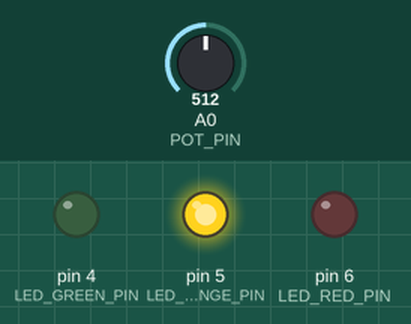
A sketch run on a simulated Arduino Uno, built with avr-gcc and run on an emulated ATmega328P. Shown: output pins drawn as LEDs (lit = HIGH). Inputs (shaded band) come from the test bench; at power-on: A0 (POT_PIN) = 512. What the sketch prints to the serial monitor is not drawn.

Above: at 1.2 s.
1.3 s: A0 (POT_PIN) set to 359
3.5 s: A0 (POT_PIN) set to 328
At 3.9 s:
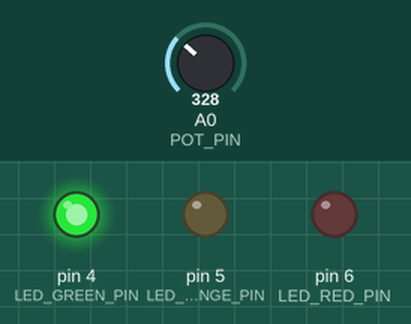
5.0 s: A0 (POT_PIN) set to 692
At 5.4 s:
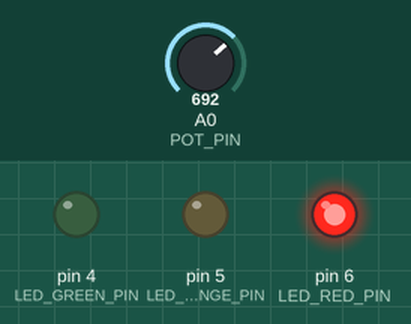
6.5 s: A0 (POT_PIN) set to 670
At 7.0 s:
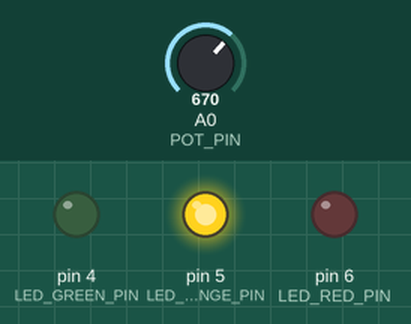
8.5 s: A0 (POT_PIN) set to 331
At 9.5 s:
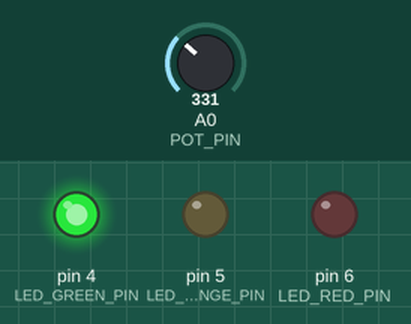
Timing chart, 0 to 11.0 s (numbered marks = the images above; inputs shaded):
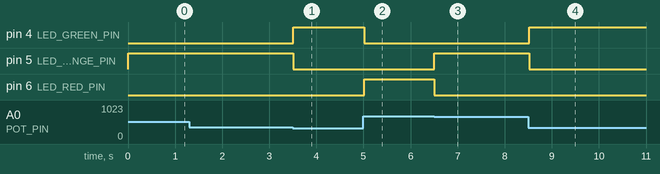

The sketch:

Level_Meter.ino
```cpp
/*
* 3 Point level meter
* (c) 2023 https://phinalabs.com
*
* ----- components -----
* 1 | Potentiometer
* 2 | LEDS - Green, Orange, Red
* 3 | Jumpers
*
* ----- pinouts -----
* A0 | Potentiometer output
* D3 | LED Green
* D4 | LED Orange
* D5 | LED Red
* -------------------
*/

//potentiometer pin
#define POT_PIN A0
//green pin
#define LED_GREEN_PIN 4
//orange pin
#define LED_ORANGE_PIN 5
//red pin
#define LED_RED_PIN 6

//levels - 3 point
enum LEVELS {
  LEVEL_MIN = 1,  //minimum
  LEVEL_MID,      //middle
  LEVEL_MAX       //maximum
};

//wait time to send commands
const int wait_delay = 500;
//variable to hold previous time
unsigned long int previous_millis = 0;

//send function handler
void sendValue(uint16_t value) {
  //send start command
  Serial.write(0xc8);
  //send LSB
  Serial.write((value & 0xff));
  //send MSB
  Serial.write(((value >> 8) & 0xff));
  //end command
  Serial.write('\r');
}

//return a level point between 1-3
uint8_t getLevel(uint16_t value) {  //min
  if (value >= 0 && value <= 341) {
    return LEVEL_MIN;
  } else if (value > 341 && value <= 682) {  //mid
    return LEVEL_MID;
  } else {  //max
    return LEVEL_MAX;
  }
}

//set LED level
void setLedLevel(uint8_t level) {
  //set all leds off
  digitalWrite(LED_GREEN_PIN, LOW);
  digitalWrite(LED_ORANGE_PIN, LOW);
  digitalWrite(LED_RED_PIN, LOW);
  //set level led
  switch (level) {
    case LEVEL_MIN:  //minimum
      digitalWrite(LED_GREEN_PIN, HIGH);
      break;
    case LEVEL_MID:  //middle
      digitalWrite(LED_ORANGE_PIN, HIGH);
      break;
    case LEVEL_MAX:  //maximum
      digitalWrite(LED_RED_PIN, HIGH);
      break;
    default: break;
  };
}

//setup
void setup() {
  Serial.begin(57600);
  //set LED pins as outputs
  pinMode(LED_GREEN_PIN, OUTPUT);
  pinMode(LED_ORANGE_PIN, OUTPUT);
  pinMode(LED_RED_PIN, OUTPUT);
}

//loop
void loop() {
  //read analog value from the potentiometer
  uint16_t value = analogRead(POT_PIN);
  //get level
  uint8_t level = getLevel(value);
  //set level
  setLedLevel(level);
  //send to display after wait time
  if ((millis() - previous_millis) > wait_delay) {
    //map analog to level values
    int value_percent = map(value, 0, 1023, 0, 100);
    //send to display
    sendValue(value_percent);
    //set previous wait time
    previous_millis = millis();
  }
  //delay a little bit
  delay(20);
}
```

Measured:
- the behaviour switches between 342 and 341 on A0 (POT_PIN) (found by bisection; images 0 and 1)
- the behaviour switches between 683 and 682 on A0 (POT_PIN) (found by bisection; images 2 and 3)
- after the input at 3.5 s, pin 4 (LED_GREEN_PIN): LOW → HIGH at once; pin 5 (LED_ORANGE_PIN): HIGH → LOW at once
- after the input at 5.0 s, pin 4 (LED_GREEN_PIN): HIGH → LOW at once; pin 6 (LED_RED_PIN): LOW → HIGH at once
- after the input at 6.5 s, pin 5 (LED_ORANGE_PIN): LOW → HIGH at once; pin 6 (LED_RED_PIN): HIGH → LOW at once
- after the input at 8.5 s, pin 4 (LED_GREEN_PIN): LOW → HIGH at once; pin 5 (LED_ORANGE_PIN): HIGH → LOW at once
